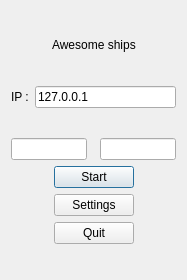
<?xml version="1.0" encoding="UTF-8"?>
<ui version="4.0">
 <class>MenuWindow</class>
 <widget class="QDialog" name="MenuWindow">
  <property name="geometry">
   <rect>
    <x>0</x>
    <y>0</y>
    <width>187</width>
    <height>280</height>
   </rect>
  </property>
  <property name="windowTitle">
   <string>Menu</string>
  </property>
  <layout class="QVBoxLayout" name="verticalLayout">
   <item>
    <spacer name="verticalSpacer_3">
     <property name="orientation">
      <enum>Qt::Vertical</enum>
     </property>
     <property name="sizeHint" stdset="0">
      <size>
       <width>20</width>
       <height>40</height>
      </size>
     </property>
    </spacer>
   </item>
   <item>
    <layout class="QHBoxLayout" name="horizontalLayout_4">
     <item>
      <spacer name="horizontalSpacer_7">
       <property name="orientation">
        <enum>Qt::Horizontal</enum>
       </property>
       <property name="sizeHint" stdset="0">
        <size>
         <width>40</width>
         <height>20</height>
        </size>
       </property>
      </spacer>
     </item>
     <item>
      <widget class="QLabel" name="label">
       <property name="text">
        <string>Awesome ships</string>
       </property>
      </widget>
     </item>
     <item>
      <spacer name="horizontalSpacer_8">
       <property name="orientation">
        <enum>Qt::Horizontal</enum>
       </property>
       <property name="sizeHint" stdset="0">
        <size>
         <width>40</width>
         <height>20</height>
        </size>
       </property>
      </spacer>
     </item>
    </layout>
   </item>
   <item>
    <spacer name="verticalSpacer_4">
     <property name="orientation">
      <enum>Qt::Vertical</enum>
     </property>
     <property name="sizeHint" stdset="0">
      <size>
       <width>20</width>
       <height>40</height>
      </size>
     </property>
    </spacer>
   </item>
   <item>
    <layout class="QHBoxLayout" name="horizontalLayout_6">
     <property name="leftMargin">
      <number>0</number>
     </property>
     <property name="bottomMargin">
      <number>0</number>
     </property>
     <item>
      <widget class="QLabel" name="label_2">
       <property name="text">
        <string>IP :</string>
       </property>
      </widget>
     </item>
     <item>
      <widget class="QLineEdit" name="lineEdit">
       <property name="inputMask">
        <string/>
       </property>
       <property name="text">
        <string>127.0.0.1</string>
       </property>
      </widget>
     </item>
    </layout>
   </item>
   <item>
    <spacer name="verticalSpacer">
     <property name="orientation">
      <enum>Qt::Vertical</enum>
     </property>
     <property name="sizeHint" stdset="0">
      <size>
       <width>20</width>
       <height>40</height>
      </size>
     </property>
    </spacer>
   </item>
   <item>
    <layout class="QHBoxLayout" name="horizontalLayout_5">
     <property name="bottomMargin">
      <number>0</number>
     </property>
     <item>
      <widget class="QLineEdit" name="Username"/>
     </item>
     <item>
      <spacer name="horizontalSpacer_9">
       <property name="orientation">
        <enum>Qt::Horizontal</enum>
       </property>
       <property name="sizeHint" stdset="0">
        <size>
         <width>40</width>
         <height>20</height>
        </size>
       </property>
      </spacer>
     </item>
     <item>
      <widget class="QLineEdit" name="Password"/>
     </item>
    </layout>
   </item>
   <item>
    <layout class="QHBoxLayout" name="horizontalLayout_3">
     <item>
      <spacer name="horizontalSpacer">
       <property name="orientation">
        <enum>Qt::Horizontal</enum>
       </property>
       <property name="sizeHint" stdset="0">
        <size>
         <width>40</width>
         <height>20</height>
        </size>
       </property>
      </spacer>
     </item>
     <item>
      <widget class="QPushButton" name="startPushButton">
       <property name="text">
        <string>Start</string>
       </property>
      </widget>
     </item>
     <item>
      <spacer name="horizontalSpacer_2">
       <property name="orientation">
        <enum>Qt::Horizontal</enum>
       </property>
       <property name="sizeHint" stdset="0">
        <size>
         <width>40</width>
         <height>20</height>
        </size>
       </property>
      </spacer>
     </item>
    </layout>
   </item>
   <item>
    <layout class="QHBoxLayout" name="horizontalLayout_2">
     <item>
      <spacer name="horizontalSpacer_3">
       <property name="orientation">
        <enum>Qt::Horizontal</enum>
       </property>
       <property name="sizeHint" stdset="0">
        <size>
         <width>40</width>
         <height>20</height>
        </size>
       </property>
      </spacer>
     </item>
     <item>
      <widget class="QPushButton" name="settingsPushButton">
       <property name="minimumSize">
        <size>
         <width>62</width>
         <height>0</height>
        </size>
       </property>
       <property name="text">
        <string>Settings</string>
       </property>
      </widget>
     </item>
     <item>
      <spacer name="horizontalSpacer_4">
       <property name="orientation">
        <enum>Qt::Horizontal</enum>
       </property>
       <property name="sizeHint" stdset="0">
        <size>
         <width>40</width>
         <height>20</height>
        </size>
       </property>
      </spacer>
     </item>
    </layout>
   </item>
   <item>
    <layout class="QHBoxLayout" name="horizontalLayout">
     <item>
      <spacer name="horizontalSpacer_5">
       <property name="orientation">
        <enum>Qt::Horizontal</enum>
       </property>
       <property name="sizeHint" stdset="0">
        <size>
         <width>40</width>
         <height>20</height>
        </size>
       </property>
      </spacer>
     </item>
     <item>
      <widget class="QPushButton" name="quitPushButton">
       <property name="text">
        <string>Quit</string>
       </property>
      </widget>
     </item>
     <item>
      <spacer name="horizontalSpacer_6">
       <property name="orientation">
        <enum>Qt::Horizontal</enum>
       </property>
       <property name="sizeHint" stdset="0">
        <size>
         <width>40</width>
         <height>20</height>
        </size>
       </property>
      </spacer>
     </item>
    </layout>
   </item>
   <item>
    <spacer name="verticalSpacer_2">
     <property name="orientation">
      <enum>Qt::Vertical</enum>
     </property>
     <property name="sizeHint" stdset="0">
      <size>
       <width>20</width>
       <height>40</height>
      </size>
     </property>
    </spacer>
   </item>
  </layout>
 </widget>
 <resources/>
 <connections/>
</ui>
